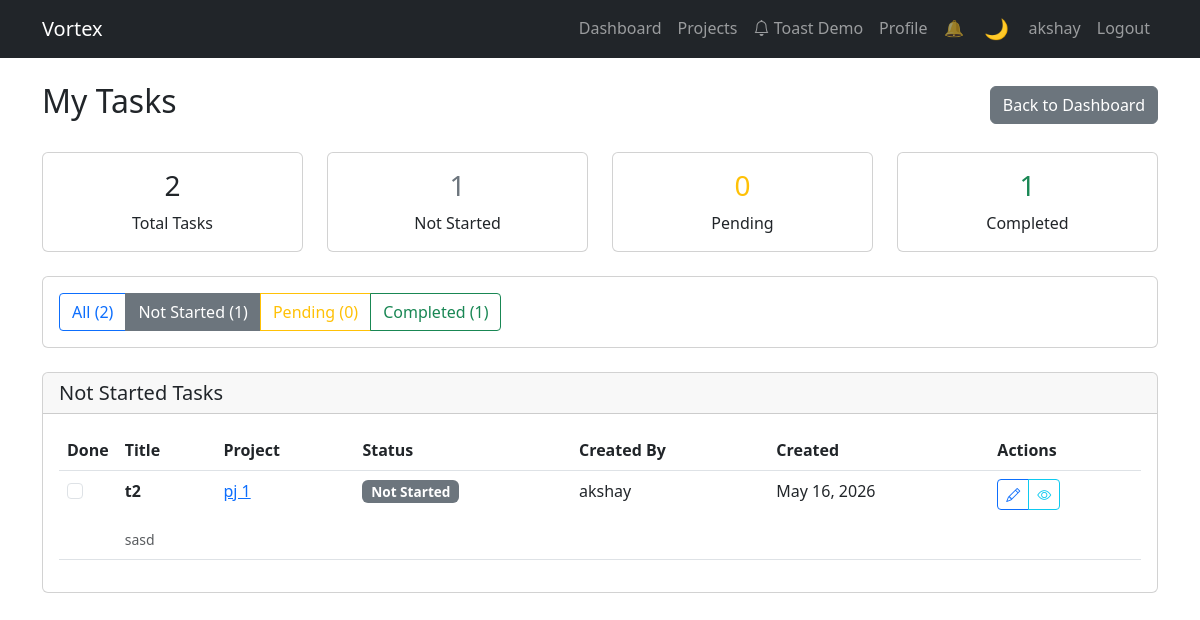
The page /api/tasks/?status=not_started (signed in) on the database its author committed.
### apps/accounts/models.py (models this page shows, shortened)
class User(AbstractUser):
    ROLE_CHOICES = [
        ('admin', 'Admin'),
        ('manager', 'Manager'),
        ('member', 'Member'),
    ]
    id = models.UUIDField(primary_key=True, default=uuid.uuid4, editable=False)
    email = models.EmailField(unique=True)
    profile_image = models.URLField(blank=True, null=True)
    bio = models.TextField(blank=True, null=True)
    role = models.CharField(max_length=20, choices=ROLE_CHOICES, default='member')
    created_at = models.DateTimeField(auto_now_add=True)
    updated_at = models.DateTimeField(auto_now=True)
    USERNAME_FIELD = 'email'
    REQUIRED_FIELDS = ['username']
    class Meta:
        ordering = ['-created_at']

### apps/tasks/models.py (models this page shows, shortened)
class Task(models.Model):
    STATUS_CHOICES = [
        ('not_started', 'Not Started'),
        ('pending', 'Pending'),
        ('done', 'Done'),
        ('completed', 'Completed'),
        ('overdue', 'Overdue'),
    ]
    PRIORITY_CHOICES = [
        ('low', 'Low'),
        ('medium', 'Medium'),
        ('high', 'High'),
        ('urgent', 'Urgent'),
    ]
    id = models.UUIDField(primary_key=True, default=uuid.uuid4, editable=False)
    project = models.ForeignKey(
        Project,
        on_delete=models.CASCADE,
        related_name='tasks'
    )
    title = models.CharField(max_length=200)
    description = models.TextField(blank=True)
    assigned_to = models.ForeignKey(
        settings.AUTH_USER_MODEL,
        on_delete=models.SET_NULL,
        null=True,
        blank=True,
        related_name='assigned_tasks'
    )
    created_by = models.ForeignKey(
        settings.AUTH_USER_MODEL,
        on_delete=models.CASCADE,
        related_name='created_tasks'
    )
    status = models.CharField(
        max_length=20,
        choices=STATUS_CHOICES,
        default='not_started'
    )
    priority = models.CharField(
        max_length=20,
        choices=PRIORITY_CHOICES,
        default='medium'
    )
    due_date = models.DateField(null=True, blank=True)
    created_at = models.DateTimeField(auto_now_add=True)
    updated_at = models.DateTimeField(auto_now=True)
    class Meta:
        ordering = ['-created_at']

### apps/projects/models.py (models this page shows, shortened)
class Project(models.Model):
    id = models.UUIDField(primary_key=True, default=uuid.uuid4, editable=False)
    name = models.CharField(max_length=200)
    description = models.TextField()
    owner = models.ForeignKey(
        settings.AUTH_USER_MODEL,
        on_delete=models.CASCADE,
        related_name='owned_projects'
    )
    members = models.ManyToManyField(
        settings.AUTH_USER_MODEL,
        through='ProjectMember',
        through_fields=('project', 'user'),
        related_name='projects',
        blank=True
    )
    created_at = models.DateTimeField(auto_now_add=True)
    updated_at = models.DateTimeField(auto_now=True)
    class Meta:
        ordering = ['-created_at']

### apps/tasks/views.py (the view)
# urls.py: path('', views.task_list, name='task_list'),
@login_required
def task_list(request):
    status_filter = request.GET.get('status', 'all')
    tasks = Task.objects.filter(assigned_to=request.user).select_related('project', 'created_by')
    if status_filter == 'pending':
        tasks = tasks.filter(status='pending')
    elif status_filter == 'not_started':
        tasks = tasks.filter(status='not_started')
    elif status_filter == 'completed':
        tasks = tasks.filter(status='completed')
    all_count = Task.objects.filter(assigned_to=request.user).count()
    pending_count = Task.objects.filter(assigned_to=request.user, status='pending').count()
    not_started_count = Task.objects.filter(assigned_to=request.user, status='not_started').count()
    completed_count = Task.objects.filter(assigned_to=request.user, status='completed').count()
    context = {
        'tasks': tasks,
        'status_filter': status_filter,
        'all_count': all_count,
        'pending_count': pending_count,
        'not_started_count': not_started_count,
        'completed_count': completed_count,
    }
    return render(request, 'tasks/task_list.html', context)

### apps/common/templatetags/json_tags.py (called while the page is built, shortened)
@register.filter(name='safe_json')
def safe_json(value):
    if not value:
        return mark_safe('[]')

### apps/tasks/templates/tasks/task_list.html (shortened to what this page needs)
{% extends 'accounts/base.html' %}
{% block content %}
<div class="d-flex justify-content-between align-items-center mb-4">
    <h2>My Tasks</h2>
    <a href="{% url 'accounts:dashboard' %}" class="btn btn-secondary">Back to Dashboard</a>
</div>
<div class="row mb-4">
    <div class="col-md-3">
        <div class="card text-center">
            <div class="card-body">
                <h3>{{ all_count }}</h3>
                <p class="mb-0">Total Tasks</p>
            </div>
        </div>
    </div>
    <div class="col-md-3">
        <div class="card text-center">
            <div class="card-body">
                <h3 class="text-secondary">{{ not_started_count }}</h3>
                <p class="mb-0">Not Started</p>
            </div>
        </div>
    </div>
    <div class="col-md-3">
        <div class="card text-center">
            <div class="card-body">
                <h3 class="text-warning">{{ pending_count }}</h3>
                <p class="mb-0">Pending</p>
            </div>
        </div>
    </div>
    <div class="col-md-3">
        <div class="card text-center">
            <div class="card-body">
                <h3 class="text-success">{{ completed_count }}</h3>
                <p class="mb-0">Completed</p>
            </div>
        </div>
    </div>
</div>
<div class="card mb-4">
    <div class="card-body">
        <div class="btn-group" role="group">
            <a href="{% url 'tasks:task_list' %}"
               class="btn btn-{% if status_filter == 'all' %}primary{% else %}outline-primary{% endif %}">
                All ({{ all_count }})
            </a>
            <a href="{% url 'tasks:task_list' %}?status=not_started"
               class="btn btn-{% if status_filter == 'not_started' %}secondary{% else %}outline-secondary{% endif %}">
                Not Started ({{ not_started_count }})
            </a>
            <a href="{% url 'tasks:task_list' %}?status=pending"
               class="btn btn-{% if status_filter == 'pending' %}warning{% else %}outline-warning{% endif %}">
                Pending ({{ pending_count }})
            </a>
            <a href="{% url 'tasks:task_list' %}?status=completed"
               class="btn btn-{% if status_filter == 'completed' %}success{% else %}outline-success{% endif %}">
                Completed ({{ completed_count }})
            </a>
        </div>
    </div>
</div>
<div class="card">
    <div class="card-header">
        <h5 class="mb-0">
            {% if status_filter == 'all' %}All Tasks
            {% elif status_filter == 'pending' %}Pending Tasks
            {% elif status_filter == 'not_started' %}Not Started Tasks
            {% elif status_filter == 'completed' %}Completed Tasks
            {% endif %}
        </h5>
    </div>
    <div class="card-body">
        {% if tasks %}
            <div class="table-responsive">
                <table class="table table-hover">
                    <thead>
                        <tr>
                            <th style="width: 50px;">Done</th>
                            <th>Title</th>
                            <th>Project</th>
                            <th>Status</th>
                            <th>Created By</th>
                            <th>Created</th>
                            <th>Actions</th>
                        </tr>
                    </thead>
                    <tbody>
                        {% for task in tasks %}
                        <tr class="task-card ">
                            <td>
                                <div class="form-check">
                                    <input class="form-check-input task-status-checkbox"
                                           type="checkbox"
                                           data-task-id="{{ task.id }}"
                                           id="task-{{ task.id }}">
                                </div>
                            </td>
                            <td>
                                <div class="d-flex align-items-center gap-2">
                                    <strong>{{ task.title }}</strong>
                                </div>
                                {% if task.description %}
                                    <br><small class="text-muted">{{ task.description|truncatewords:15 }}</small>
                                {% endif %}
                            </td>
                            <td>
                                <a href="{% url 'projects:project_detail' task.project.pk %}">
                                    {{ task.project.name }}
                                </a>
                            </td>
                            <td>
                                <span class="badge
                                    {% if task.status == 'done' or task.status == 'completed' %}bg-success
                                    {% elif task.status == 'pending' %}bg-warning
                                    {% else %}bg-secondary{% endif %}">
                                    {{ task.get_status_display }}
                                </span>
                            </td>
                            <td>{{ task.created_by.username }}</td>
                            <td>{{ task.created_at|date:"M d, Y" }}</td>
                            <td>
                                <div class="btn-group btn-group-sm" role="group">
                                    <a href="{% url 'tasks:task_edit' task.pk %}"
                                       class="btn btn-outline-primary"
                                       title="Edit">
                                        <i class="bi bi-pencil"></i>
                                    </a>
                                    <a href="{% url 'projects:project_detail' task.project.pk %}"
                                       class="btn btn-outline-info"
                                       title="View Project">
                                        <i class="bi bi-eye"></i>
                                    </a>
                                </div>
                            </td>
                        </tr>
                        {% endfor %}
                    </tbody>
                </table>
            </div>
        {% endif %}
    </div>
</div>
{% endblock %}

### apps/accounts/templates/accounts/base.html (shortened to what this page needs)
<!DOCTYPE html>
<html lang="en">
<head>
    {% load static %}
    <link href="https://cdn.jsdelivr.net/npm/bootstrap@5.3.0/dist/css/bootstrap.min.css" rel="stylesheet">
    <link rel="stylesheet" href="https://cdn.jsdelivr.net/npm/bootstrap-icons@1.10.0/font/bootstrap-icons.css">
    <link rel="stylesheet" href="{% static 'css/dark-theme.css' %}">
    <link rel="stylesheet" href="{% static 'css/toast-system.css' %}">
    <link rel="stylesheet" href="{% static 'css/health-score.css' %}">
</head>
<body>
    <nav class="navbar navbar-expand-lg navbar-dark bg-dark">
        <div class="container">
            <a class="navbar-brand" href="{% url 'accounts:dashboard' %}">Vortex</a>
            <div class="collapse navbar-collapse" id="navbarNav">
                <ul class="navbar-nav ms-auto">
                    {% if user.is_authenticated %}
                        <li class="nav-item">
                            <a class="nav-link" href="{% url 'accounts:dashboard' %}">Dashboard</a>
                        </li>
                        <li class="nav-item">
                            <a class="nav-link" href="{% url 'projects:project_list' %}">Projects</a>
                        </li>
                        <li class="nav-item">
                            <a class="nav-link" href="{% url 'accounts:toast_demo' %}">
                                <i class="bi bi-bell"></i> Toast Demo
                            </a>
                        </li>
                        <li class="nav-item">
                            <a class="nav-link" href="{% url 'accounts:profile' %}">Profile</a>
                        </li>
                        <li class="nav-item">
                            <button id="sound-toggle" class="nav-link border-0 bg-transparent" aria-label="Toggle sound">
                            </button>
                        </li>
                        <li class="nav-item">
                            <button id="theme-toggle" class="nav-link border-0 bg-transparent" aria-label="Toggle theme">
                            </button>
                        </li>
                        <li class="nav-item">
                            <span class="nav-link">{{ user.username }}</span>
                        </li>
                        <li class="nav-item">
                            <a class="nav-link" href="{% url 'accounts:logout' %}">Logout</a>
                        </li>
                    {% endif %}
                </ul>
            </div>
        </div>
    </nav>
    {% load json_tags %}
    <div class="container mt-4">
        {% block content %}{% endblock %}
    </div>
</body>
</html>

### static/css/dark-theme.css (style rules this page uses)
:root { --bg-primary: #ffffff; --bg-secondary: #f8f9fa; --bg-tertiary: #e9ecef; --text-primary: #212529; --text-secondary: #6c757d; --text-muted: #adb5bd; --border-color: #dee2e6; --card-bg: #ffffff; --modal-bg: #ffffff; --navbar-bg: #212529; --navbar-text: #ffffff; --input-bg: #ffffff; --input-border: #ced4da; --table-bg: #ffffff; --table-hover: #f8f9fa; --dropdown-bg: #ffffff; --dropdown-hover: #f8f9fa; --shadow: rgba(0, 0, 0, 0.1); --shadow-lg: rgba(0, 0, 0, 0.15); }
* { transition: background-color 0.3s ease, color 0.3s ease, border-color 0.3s ease, background 0.3s ease; }
#theme-toggle { background: transparent; border: 1px solid var(--border-color); color: var(--navbar-text); padding: 0.375rem 0.75rem; border-radius: 0.375rem; cursor: pointer; font-size: 1.25rem; transition: all 0.3s ease; }

### static/css/health-score.css (style rules this page uses)
.btn-group .btn { border-radius: 0; }
.btn-group .btn:first-child { border-top-left-radius: 0.25rem; border-bottom-left-radius: 0.25rem; }
.btn-group .btn:last-child { border-top-right-radius: 0.25rem; border-bottom-right-radius: 0.25rem; }
.badge { font-size: 0.85rem; padding: 0.35em 0.65em; }

### rows shown on the page
User: username "akshay"
Task: title "t2", description "sasd", project.name "pj 1", status "Not Started", created_by.username "akshay", created_at "May 16, 2026"

### other values the page prints
{{ all_count }} "2"
{{ not_started_count }} "1"
{{ pending_count }} "0"
{{ completed_count }} "1"
